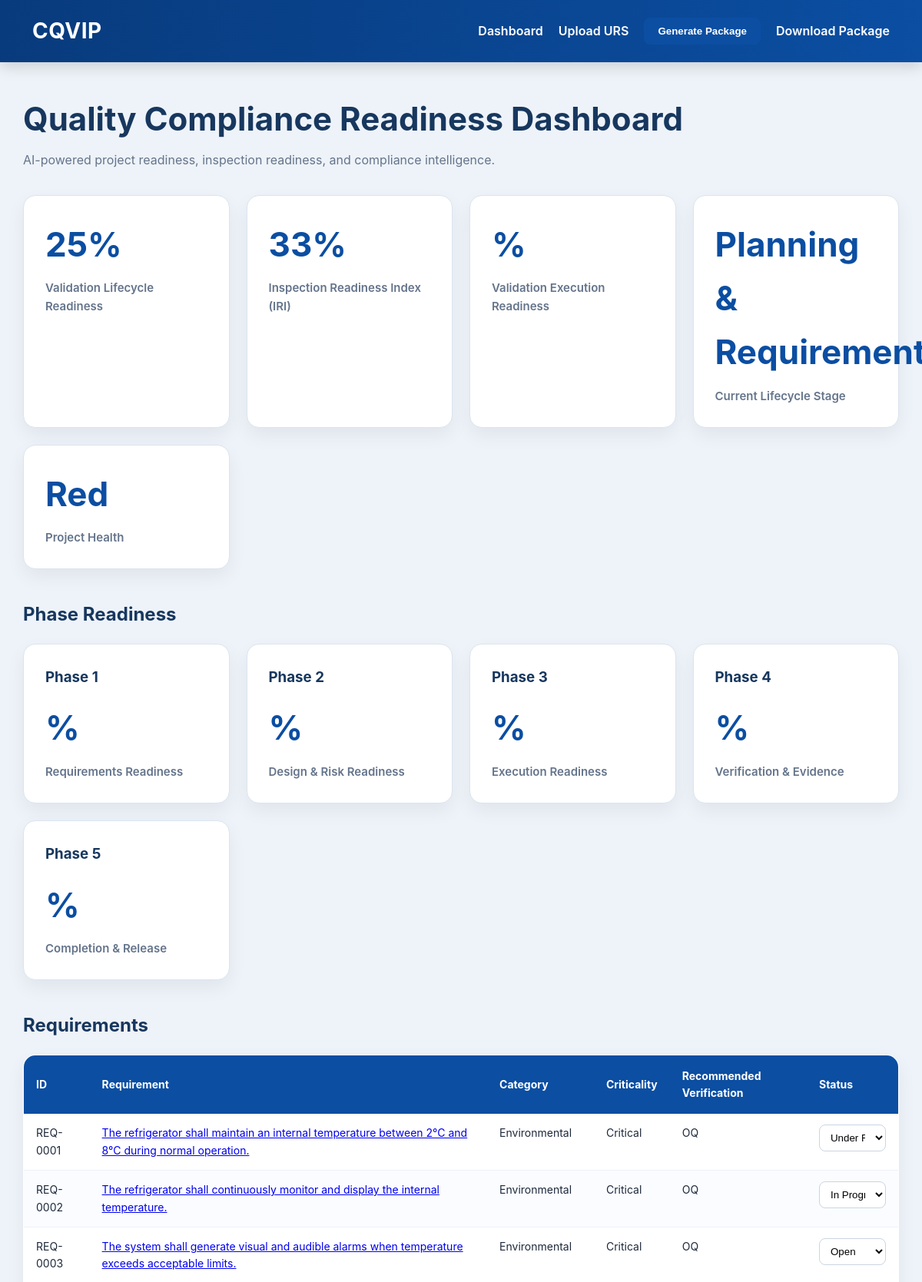
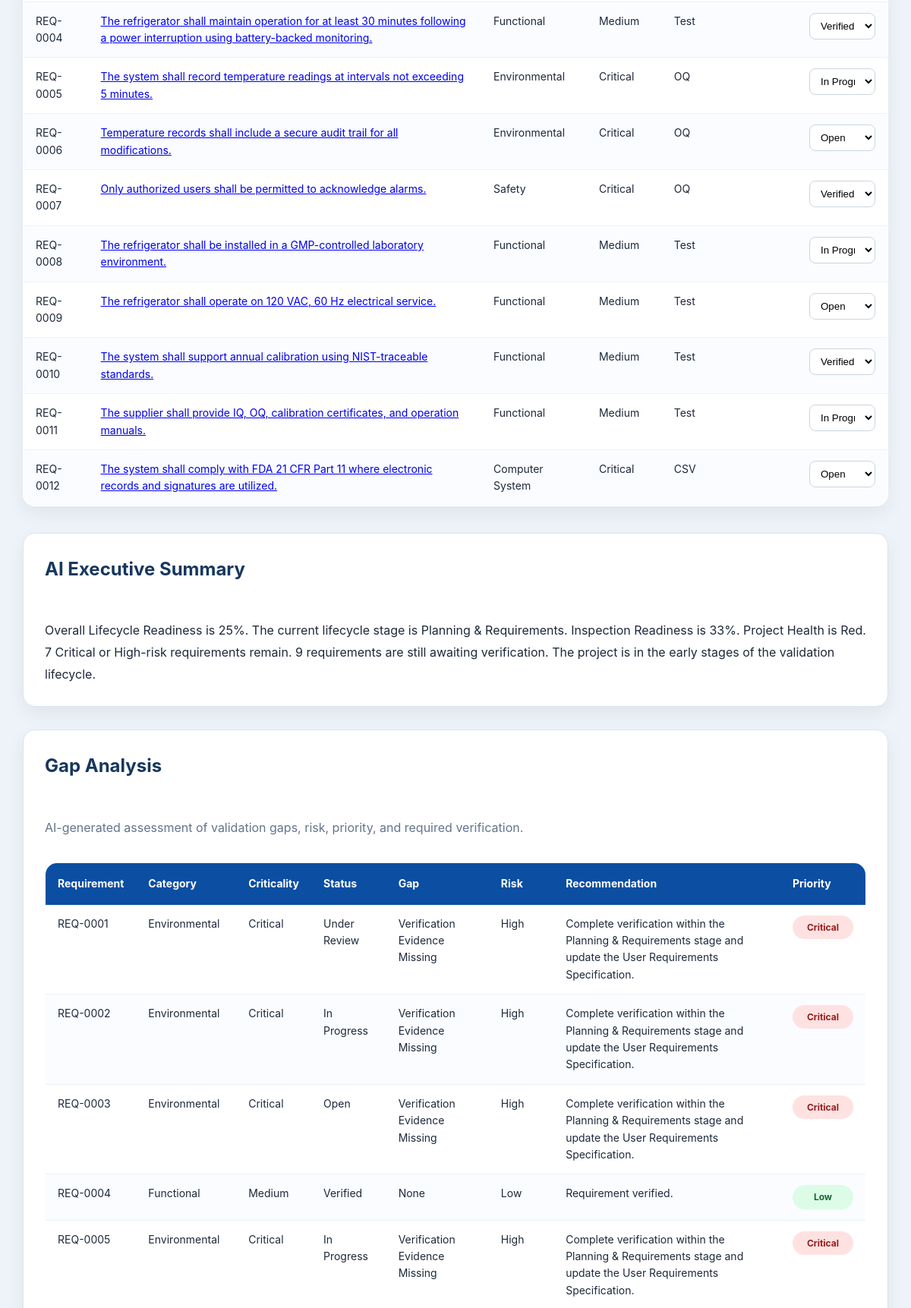
/dashboard (upper part), run on the app's committed database (2 pictures, top to bottom).
### tables this page shows
CREATE TABLE requirements
            (
                req_id TEXT PRIMARY KEY,

                source_req_id TEXT,

                system_id INTEGER,

                document_id INTEGER,

                text TEXT,

                category TEXT,

                criticality TEXT,

                verification TEXT,

                status TEXT,

                disposition TEXT,

                verified INTEGER,

                risk TEXT,

                gmp_reference TEXT,

                acceptance_criteria TEXT,

                suggested_test TEXT,

                inspection_concern TEXT,

                protocol_section TEXT,

                assigned_to TEXT,

                assigned_date TEXT,

                review_date TEXT,

                verified_by TEXT,

                approved_by TEXT,

                closed_date TEXT,

                comments TEXT,

                na_reason TEXT,

                na_justification TEXT,

                na_approved_by TEXT,

                na_date TEXT,

                ai_processed INTEGER DEFAULT 0,

                ai_summary TEXT, lifecycle_stage TEXT, document_type TEXT, document_name TEXT,

                FOREIGN KEY(system_id)
                    REFERENCES systems(id),

                FOREIGN KEY(document_id)
                    REFERENCES documents(id)
            );

### web/main.py (the view)
@app.get("/dashboard", response_class=HTMLResponse)
def dashboard(request: Request):
    dashboard = load_dashboard()
    return templates.TemplateResponse(
        request=request,
        name="dashboard.html",
        context={
            "dashboard": dashboard
        },
    )

### web/templates/dashboard.html (shortened to what this page needs)
<!DOCTYPE html>
<html lang="en">
<head>
    <link
        rel="stylesheet"
        href="/static/style.css"
    >
    <link
    rel="stylesheet"
    href="https://cdn.datatables.net/v/dt/dt-3.0.0/datatables.min.css"
>
</head>
<body>
<nav class="navbar">
    <div class="logo">
        CQVIP
    </div>
    <div class="nav-links">
        <a href="/dashboard">
            Dashboard
        </a>
        <a href="/upload">
            Upload URS
        </a>
        <form
            action="/generate-package"
            method="post"
            style="display: inline;"
        >
            <button
                type="submit"
                class="nav-button"
            >
                Generate Package
            </button>
        </form>
        <a href="/download">
            Download Package
        </a>
    </div>
</nav>
<div class="container">
    <h1>
        Quality Compliance Readiness Dashboard
    </h1>
    <p class="subtitle">
        AI-powered project readiness, inspection readiness, and compliance intelligence.
    </p>
<div class="cards" id="executiveCards">
    <div class="card">
        <h2 id="lifecycleReadiness">
            {{ dashboard.quality_compliance_readiness }}%
        </h2>
        <p>Validation Lifecycle Readiness</p>
    </div>
    <div class="card">
        <h2 id="inspectionReadiness">
            {{ dashboard.inspection_readiness }}%
        </h2>
        <p>Inspection Readiness Index (IRI)</p>
    </div>
    <div class="card">
        <h2 id="executionReadiness">
            {{ dashboard.validation_execution_readiness }}%
        </h2>
        <p>Validation Execution Readiness</p>
    </div>
    <div class="card">
        <h2 id="currentPhase">
            {{ dashboard.current_phase }}
        </h2>
        <p>Current Lifecycle Stage</p>
    </div>
    <div class="card">
        <h2 id="projectHealth">
            {{ dashboard.project_health }}
        </h2>
        <p>Project Health</p>
    </div>
</div>
    <h2>
        Phase Readiness
    </h2>
    <div class="cards">
        <div class="card">
            <h3>Phase 1</h3>
            <h2>{{ dashboard.phase_readiness.phase1 }}%</h2>
            <p>Requirements Readiness</p>
        </div>
        <div class="card">
            <h3>Phase 2</h3>
            <h2>{{ dashboard.phase_readiness.phase2 }}%</h2>
            <p>Design & Risk Readiness</p>
        </div>
        <div class="card">
            <h3>Phase 3</h3>
            <h2>{{ dashboard.phase_readiness.phase3 }}%</h2>
            <p>Execution Readiness</p>
        </div>
        <div class="card">
            <h3>Phase 4</h3>
            <h2>{{ dashboard.phase_readiness.phase4 }}%</h2>
            <p>Verification & Evidence</p>
        </div>
        <div class="card">
            <h3>Phase 5</h3>
            <h2>{{ dashboard.phase_readiness.phase5 }}%</h2>
            <p>Completion & Release</p>
        </div>
    </div>
    <h2>
        Requirements
    </h2>
   <table
    id="requirementsTable"
    class="table display"
>
        <thead>
            <tr>
                <th>ID</th>
                <th>Requirement</th>
                <th>Category</th>
                <th>Criticality</th>
                <th>Recommended Verification</th>
                <th>Status</th>
            </tr>
        </thead>
        <tbody id="requirementsTableBody">
        {% for req in dashboard.requirements %}
            <tr>
                <td>
                    {{ req.req_id }}
                </td>
                <td>
    <a href="#"
       onclick="openRequirement('{{ req.req_id }}'); return false;">
        {{ req.text }}
    </a>
</td>
                <td>
                    {{ req.category }}
                </td>
                <td>
                    {{ req.criticality }}
                </td>
                <td>
                    {{ req.recommended_verification }}
                </td>
                <td>
                    <select
                        onchange="updateStatus('{{ req.req_id }}', this.value)"
                    >
                        <option
                            value="Open"
                            {% if req.status == "Open" %}selected{% endif %}
                        >
                            Open
                        </option>
                        <option
                            value="In Progress"
                            {% if req.status == "In Progress" %}selected{% endif %}
                        >
                            In Progress
                        </option>
                        <option
                            value="Under Review"
                            {% if req.status == "Under Review" %}selected{% endif %}
                        >
                            Under Review
                        </option>
                        <option
                            value="Verified"
                            {% if req.status == "Verified" %}selected{% endif %}
                        >
                            Verified
                        </option>
                    </select>
                </td>
            </tr>
        {% endfor %}
        </tbody>
    </table>
    {% if dashboard.ai_summary %}
    <div class="ai-box">
        <h2>
            AI Executive Summary
        </h2>
        <p id="aiSummary">
            {{ dashboard.ai_summary }}
        </p>
    </div>
    {% endif %}
    <div class="ai-box">
        <h2>
            Gap Analysis
        </h2>
        <p class="subtitle">
            AI-generated assessment of validation gaps, risk, priority, and required verification.
        </p>
        <div style="overflow-x: auto;">
            <table
    id="gapAnalysisTable"
    class="table display"
>
                <thead>
                    <tr>
                        <th>Requirement</th>
                        <th>Category</th>
                        <th>Criticality</th>
                        <th>Status</th>
                        <th>Gap</th>
                        <th>Risk</th>
                        <th>Recommendation</th>
                        <th>Priority</th>
                    </tr>
                </thead>
                <tbody id="gapAnalysisTableBody">
                {% for gap in dashboard.ai_gap_analysis %}
                    <tr>
                        <td>
                            {{ gap.requirement }}
                        </td>
                        <td>
                            {{ gap.category }}
                        </td>
                        <td>
                            {{ gap.criticality }}
                        </td>
                        <td>
                            {{ gap.status }}
                        </td>
                        <td>
                            {{ gap.gap }}
                        </td>
                        <td>
                            {{ gap.risk }}
                        </td>
                        <td>
                            {{ gap.recommendation }}
                        </td>
                        <td>
                            {% if gap.priority == "Critical" %}
                                <span class="priority-badge priority-critical">
                                    Critical
                                </span>
                            {% elif gap.priority == "Medium" %}
                                <span class="priority-badge priority-medium">
                                    Medium
                                </span>
                            {% else %}
                                <span class="priority-badge priority-low">
                                    Low
                                </span>
                            {% endif %}
                        </td>
                    </tr>
                {% endfor %}
                </tbody>
            </table>
        </div>
    </div>
</div>
</body>
</html>

### web/static/style.css (style rules this page uses)
* { margin:0; padding:0; box-sizing:border-box; }
:root { --primary:#0b4ea2; --primary-dark:#083b7d; --success:#16a34a; --warning:#d97706; --danger:#dc2626; --background:#eef3f9; --surface:#ffffff; --text:#1e293b; --muted:#64748b; --border:#dbe4ef; }
body { font-family:-apple-system,BlinkMacSystemFont,"Segoe UI",Roboto,sans-serif; background:var(--background); color:var(--text); line-height:1.6; }
.navbar { display:flex; justify-content:space-between; align-items:center; background:linear-gradient( 90deg, #083b7d, #0b4ea2 ); color:white; padding:18px 42px; box-shadow:0 6px 18px rgba(0,0,0,.15); }
.logo { font-size:28px; font-weight:700; letter-spacing:.5px; }
.nav-links { display:flex; align-items:center; gap:20px; }
.nav-links a { color:white; text-decoration:none; font-weight:600; }
.container { width:min(1550px,95%); margin:40px auto; }
h1 { font-size:42px; color:#17375e; margin-bottom:8px; }
h2 { color:#17375e; margin:40px 0 18px; }
h3 { color:#17375e; }
.subtitle { color:var(--muted); margin-bottom:32px; font-size:16px; }
.cards { display:grid; grid-template-columns:repeat(auto-fit,minmax(250px,1fr)); gap:22px; margin-bottom:35px; }
.card { background:var(--surface); border-radius:16px; padding:28px; border:1px solid var(--border); box-shadow:0 10px 25px rgba(15,23,42,.06); transition:all .2s ease; }
.card h2 { margin:0; font-size:44px; color:var(--primary); font-weight:700; }
.card h3 { margin-bottom:16px; }
.card p { margin-top:10px; color:var(--muted); font-weight:600; font-size:15px; }
.table { width:100%; border-collapse:collapse; background:white; border-radius:16px; overflow:hidden; border:1px solid var(--border); box-shadow:0 10px 25px rgba(15,23,42,.06); margin-bottom:35px; }
.table th { background:var(--primary); color:white; padding:16px; text-align:left; font-size:14px; font-weight:700; }
.table td { padding:14px 16px; border-bottom:1px solid #edf2f7; font-size:14px; vertical-align:top; }
.table tr:nth-child(even) { background:#fafcff; }
.ai-box { background:white; border-radius:16px; border-left:6px solid var(--primary); border:1px solid var(--border); padding:28px; margin:30px 0; box-shadow:0 10px 25px rgba(15,23,42,.06); }
.ai-box h2 { margin-top:0; margin-bottom:18px; }
.ai-box p { white-space:pre-line; line-height:1.8; }
.button, .nav-button { background:var(--primary); color:white; border:none; border-radius:8px; padding:10px 18px; cursor:pointer; font-weight:600; text-decoration:none; transition:.2s; }
.priority-badge { display:inline-block; min-width:80px; padding:6px 12px; border-radius:999px; font-size:12px; text-align:center; font-weight:700; }
.priority-critical { background:#fee2e2; color:#991b1b; }
.priority-low { background:#dcfce7; color:#166534; }
select { width:100%; padding:8px 10px; border-radius:8px; border:1px solid #cbd5e1; background:white; }

### data on the page
requirements: req_id "REQ-0001", text "The refrigerator shall maintain an internal temperature between 2°C and 8°C during normal operation.", category "Environmental", criticality "Critical", recommended_verification "OQ", status+req_id "Under Review", requirement "REQ-0001", status "Under Review", gap "Verification Evidence Missing", risk "High", recommendation "Complete verification within the Planning & Requirements stage and update the User Requirements Specification."
requirements: req_id "REQ-0002", text "The refrigerator shall continuously monitor and display the internal temperature.", category "Environmental", criticality "Critical", recommended_verification "OQ", status+req_id "In Progress", requirement "REQ-0002", status "In Progress", gap "Verification Evidence Missing", risk "High", recommendation "Complete verification within the Planning & Requirements stage and update the User Requirements Specification."
requirements: req_id "REQ-0003", text "The system shall generate visual and audible alarms when temperature exceeds acceptable limits.", category "Environmental", criticality "Critical", recommended_verification "OQ", status+req_id "Open", requirement "REQ-0003", status "Open", gap "Verification Evidence Missing", risk "High", recommendation "Complete verification within the Planning & Requirements stage and update the User Requirements Specification."
requirements: req_id "REQ-0004", text "The refrigerator shall maintain operation for at least 30 minutes following a power interruption using battery-backed monitoring.", category "Functional", criticality "Medium", recommended_verification "Test", status+req_id "Verified", requirement "REQ-0004", status "Verified", gap "None", risk "Low", recommendation "Requirement verified."
requirements: req_id "REQ-0005", text "The system shall record temperature readings at intervals not exceeding 5 minutes.", category "Environmental", criticality "Critical", recommended_verification "OQ", status+req_id "In Progress", requirement "REQ-0005", status "In Progress", gap "Verification Evidence Missing", risk "High", recommendation "Complete verification within the Planning & Requirements stage and update the User Requirements Specification."
requirements: req_id "REQ-0006", text "Temperature records shall include a secure audit trail for all modifications.", category "Environmental", criticality "Critical", recommended_verification "OQ", status+req_id "Open"
requirements: req_id "REQ-0007", text "Only authorized users shall be permitted to acknowledge alarms.", category "Safety", criticality "Critical", recommended_verification "OQ", status+req_id "Verified"
requirements: req_id "REQ-0008", text "The refrigerator shall be installed in a GMP-controlled laboratory environment.", category "Functional", criticality "Medium", recommended_verification "Test", status+req_id "In Progress"
requirements: req_id "REQ-0009", text "The refrigerator shall operate on 120 VAC, 60 Hz electrical service.", category "Functional", criticality "Medium", recommended_verification "Test", status+req_id "Open"
requirements: req_id "REQ-0010", text "The system shall support annual calibration using NIST-traceable standards.", category "Functional", criticality "Medium", recommended_verification "Test", status+req_id "Verified"
requirements: req_id "REQ-0011", text "The supplier shall provide IQ, OQ, calibration certificates, and operation manuals.", category "Functional", criticality "Medium", recommended_verification "Test", status+req_id "In Progress"
requirements: req_id "REQ-0012", text "The system shall comply with FDA 21 CFR Part 11 where electronic records and signatures are utilized.", category "Computer System", criticality "Critical", recommended_verification "CSV", status+req_id "Open"

### other printed values
{{ dashboard.quality_compliance_readiness }} "25"
{{ dashboard.inspection_readiness }} "33"
{{ dashboard.current_phase }} "Planning &…"
{{ dashboard.project_health }} "Red"
